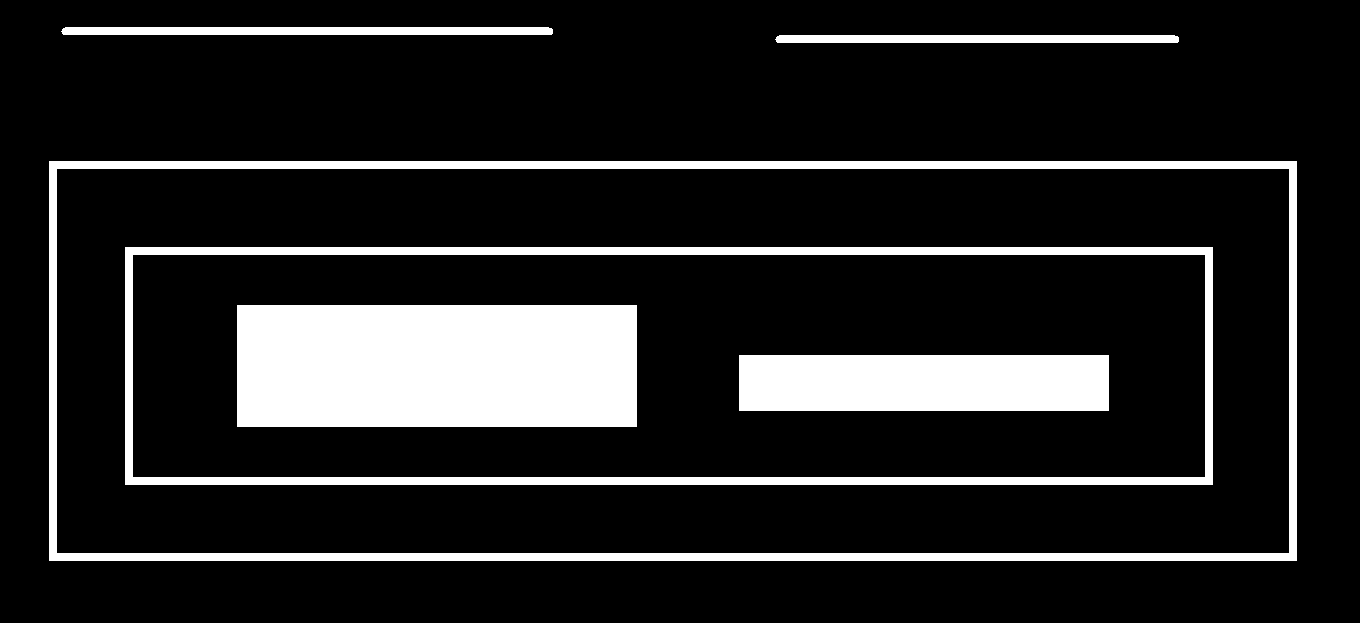
#> input picture ContoursHierarchy/Input/contoursHeirarchy.png, 1360 x 623 px, found by its file name
$ jupyter execute ContoursHierarchy.ipynb   (shell and % lines are left out)   (older library calls are emulated)
#> lines starting #> are read from the running program, lines starting #| are printed output that depends on the picture; after the words box and inside, x2 and y2 are one past the last pixel; in counts of white or black regions, pixels touching at a corner belong together
[cell 1]
import cv2
import numpy as np
import matplotlib.pyplot as plt

# Input Image:

[cell 2]
image = cv2.imread('contoursHeirarchy.png')
#> image is the input picture: shape (623, 1360, 3); 14.6% white; 6 white regions, box (x1, y1, x2, y2) and area: (237, 305, 637, 427) 48800, (49, 161, 1297, 561) 26112, (125, 247, 1213, 485) 20960, (739, 355, 1109, 411) 20720, (61, 27, 553, 35) 3918, (775, 35, 1179, 43) 3214
gray_img = cv2.cvtColor(image, cv2.COLOR_BGR2GRAY)
#> gray_img: shape (623, 1360); 14.6% white; 6 white regions
ret, thresh = cv2.threshold(gray_img, 127, 255, 0)

[cell 3]
plt.imshow(image)

## 1. RETR_LIST Mode:

[cell 4]
_, contours, hierarchy= cv2.findContours(thresh, cv2.RETR_LIST, cv2.CHAIN_APPROX_SIMPLE)
#> contours = 8 contours; box (x1, y1, x2, y2) and area: (49, 161, 1297, 561) 497553, (56, 168, 1290, 554) 474703, (125, 247, 1213, 485) 257619, (132, 254, 1206, 478) 239277, (237, 305, 637, 427) 48279, (739, 355, 1109, 411) 20295, (61, 27, 553, 35) 3423, (775, 35, 1179, 43) 2807

[cell 5]
RETR_LIST_IMAGE = image.copy()
cv2.drawContours(RETR_LIST_IMAGE, contours, -1, (0, 255, 0), 3)
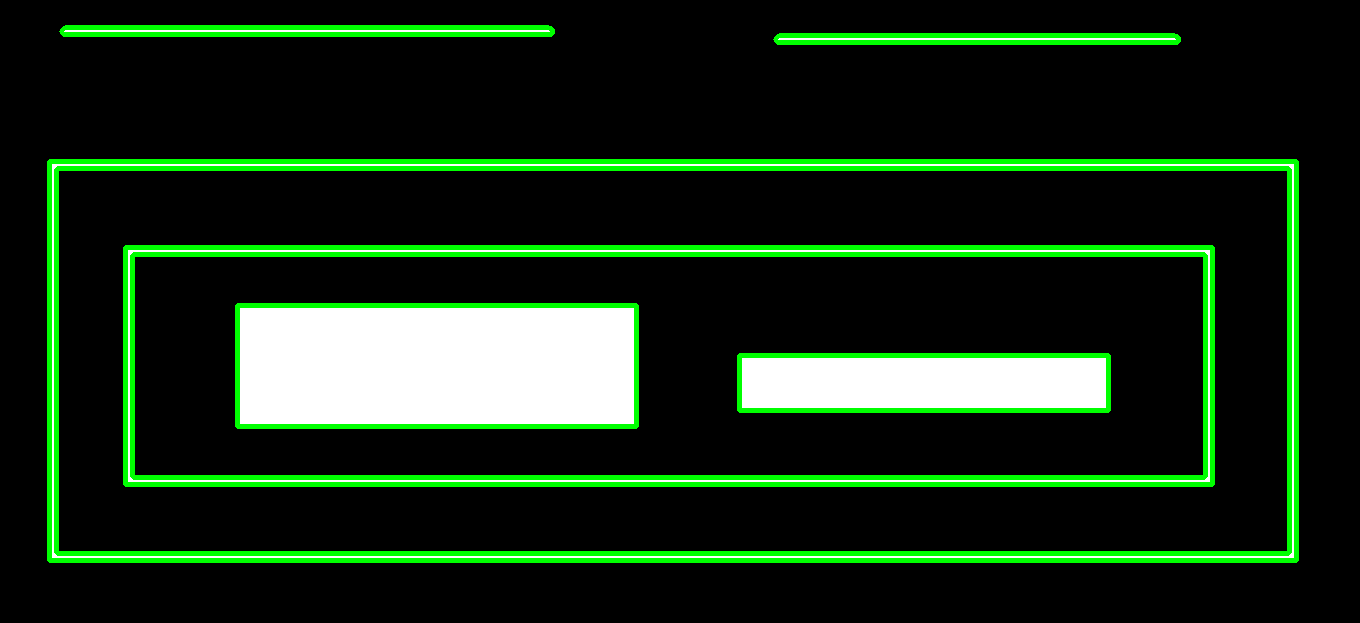
#> RETR_LIST_IMAGE: shape (623, 1360, 3); 9.11% of pixels changed, all inside (x1, y1, x2, y2) = (47, 25, 1299, 563)
plt.imshow(RETR_LIST_IMAGE)

[cell 6]
hierarchy
#> Out = [[1, -1, -1, -1], [2, 0, -1, -1], [3, 1, -1, -1], [4, 2, -1, -1], [5, 3, -1, -1], [6, 4, -1, -1], [7, 5, -1, -1], [-1, 6, -1, -1]]

## 2. RETR_EXTERNAL Mode

[cell 7]
_, contours, hierarchy= cv2.findContours(thresh, cv2.RETR_EXTERNAL, cv2.CHAIN_APPROX_SIMPLE)
#> contours = 3 contours; box (x1, y1, x2, y2) and area: (49, 161, 1297, 561) 497553, (61, 27, 553, 35) 3423, (775, 35, 1179, 43) 2807

[cell 8]
RETR_EXTERNAL_IMAGE = image.copy()
cv2.drawContours(RETR_EXTERNAL_IMAGE, contours, -1, (0, 255, 0), 3)
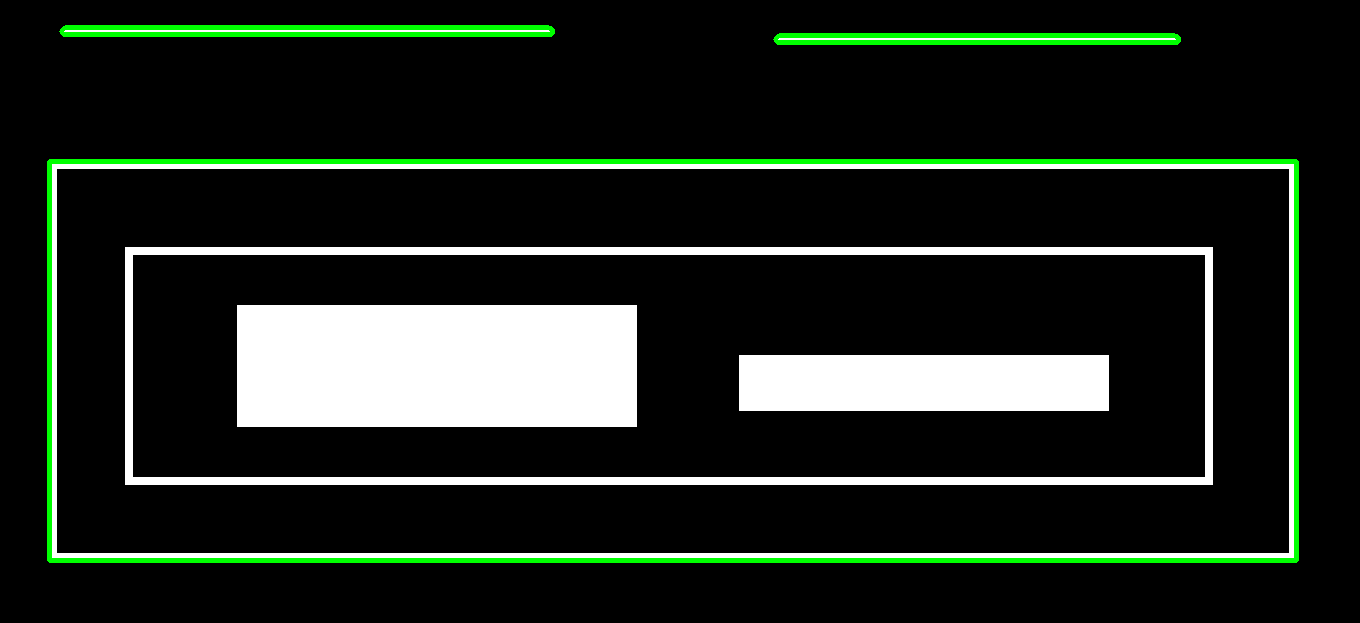
#> RETR_EXTERNAL_IMAGE: shape (623, 1360, 3); 3% of pixels changed, all inside (x1, y1, x2, y2) = (47, 25, 1299, 563)
plt.imshow(RETR_EXTERNAL_IMAGE)

[cell 9]
hierarchy
#> Out = [[1, -1, -1, -1], [2, 0, -1, -1], [-1, 1, -1, -1]]

## 3. RETR_CCOMP Mode

[cell 10]
_, contours, hierarchy= cv2.findContours(thresh, cv2.RETR_CCOMP, cv2.CHAIN_APPROX_SIMPLE)
#> contours = 8 contours; box (x1, y1, x2, y2) and area: (49, 161, 1297, 561) 497553, (56, 168, 1290, 554) 474703, (125, 247, 1213, 485) 257619, (132, 254, 1206, 478) 239277, (237, 305, 637, 427) 48279, (739, 355, 1109, 411) 20295, (61, 27, 553, 35) 3423, (775, 35, 1179, 43) 2807

[cell 11]
RETR_CCOMP_IMAGE = image.copy()
cv2.drawContours(RETR_CCOMP_IMAGE, contours, -1, (0, 255, 0), 3)
plt.imshow(RETR_CCOMP_IMAGE)

[cell 12]
hierarchy
#> Out = [[1, -1, -1, -1], [2, 0, -1, -1], [4, 1, 3, -1], [-1, -1, -1, 2], [6, 2, 5, -1], [-1, -1, -1, 4], [7, 4, -1, -1], [-1, 6, -1, -1]]

## 4. RETR_TREE Mode

[cell 13]
_, contours, hierarchy= cv2.findContours(thresh, cv2.RETR_TREE, cv2.CHAIN_APPROX_SIMPLE)

[cell 14]
RETR_TREE_IMAGE = image.copy()
cv2.drawContours(RETR_TREE_IMAGE, contours, -1, (0, 255, 0), 3)
plt.imshow(RETR_TREE_IMAGE)

[cell 15]
hierarchy
#> Out = [[6, -1, 1, -1], [-1, -1, 2, 0], [-1, -1, 3, 1], [-1, -1, 4, 2], [5, -1, -1, 3], [-1, 4, -1, 3], [7, 0, -1, -1], [-1, 6, -1, -1]]
